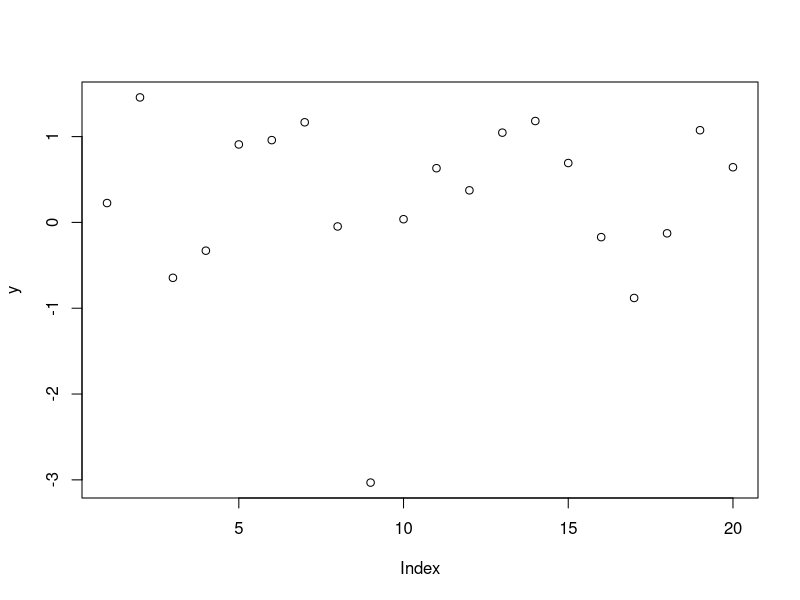
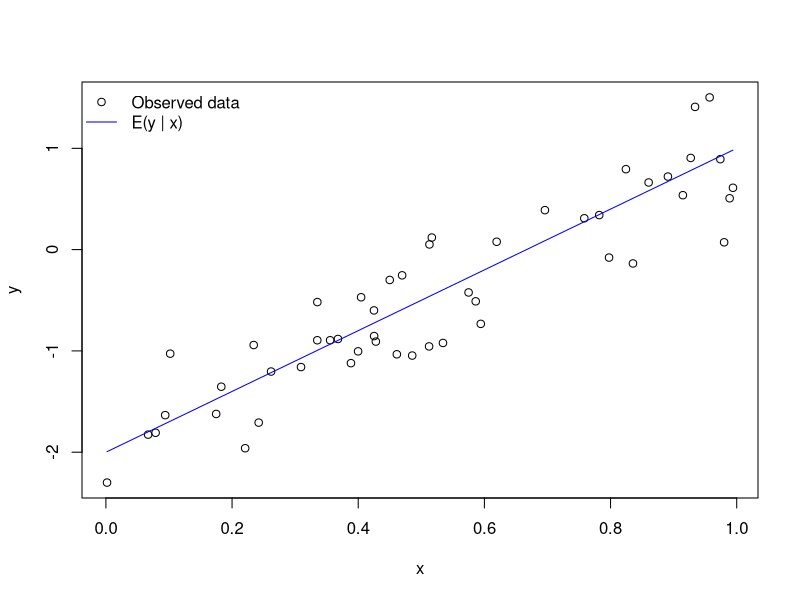
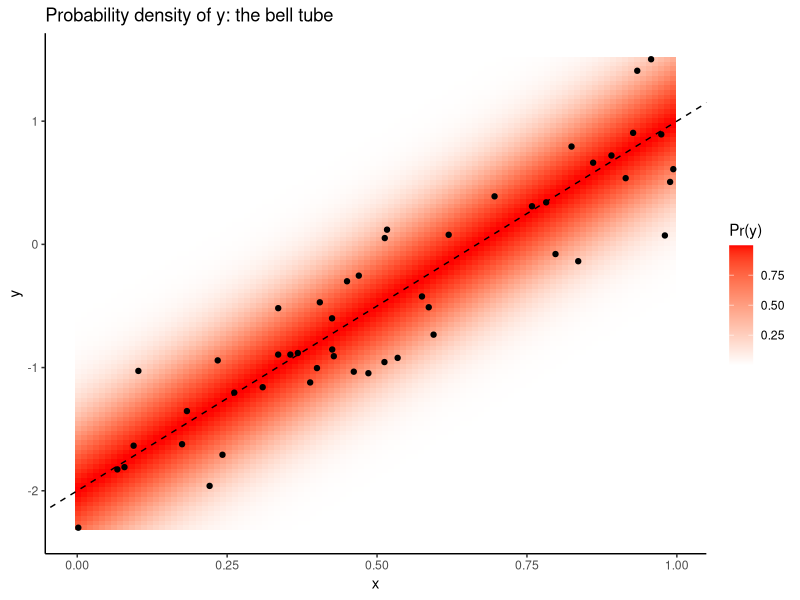
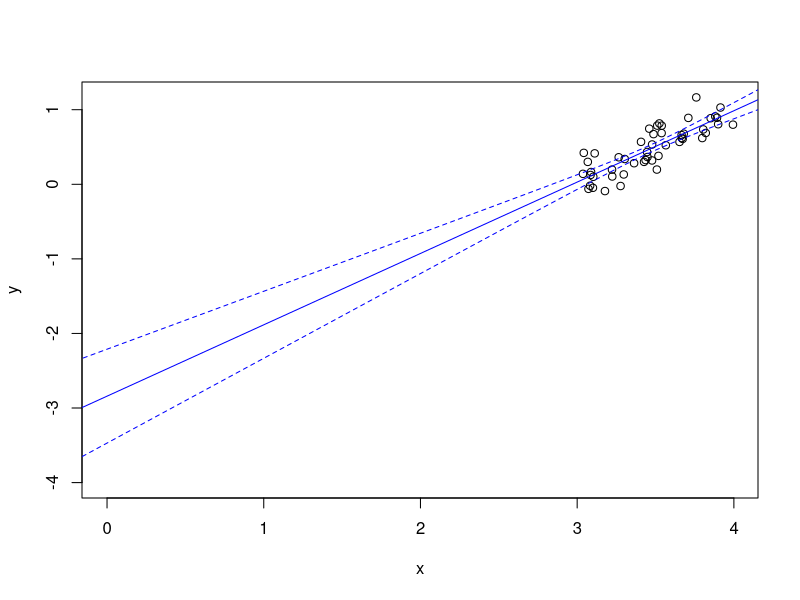
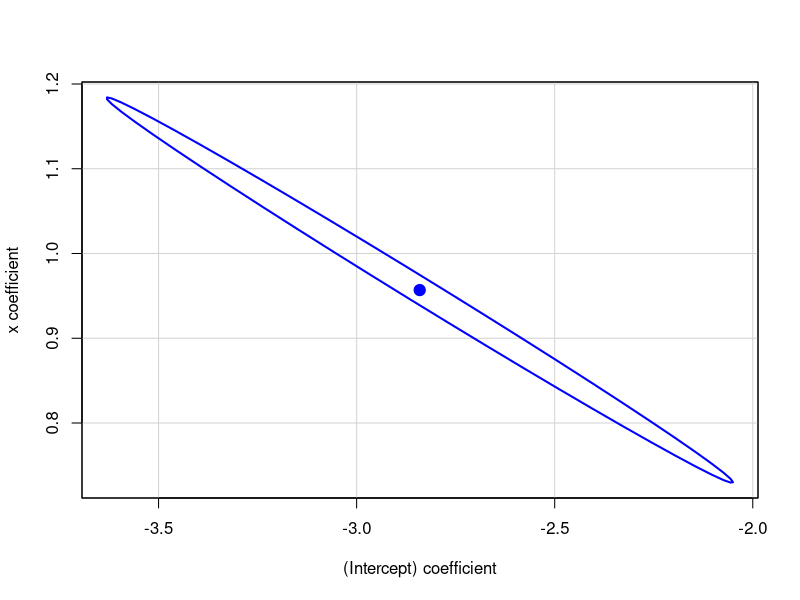
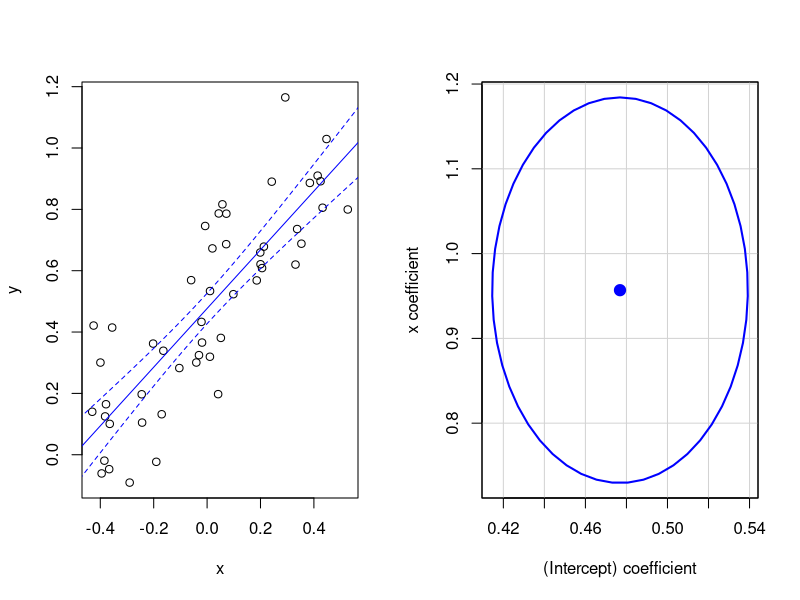
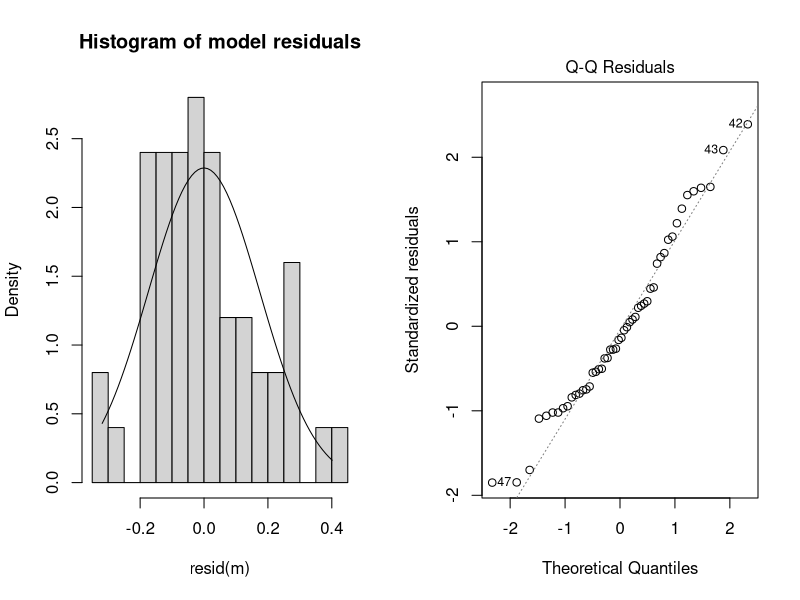
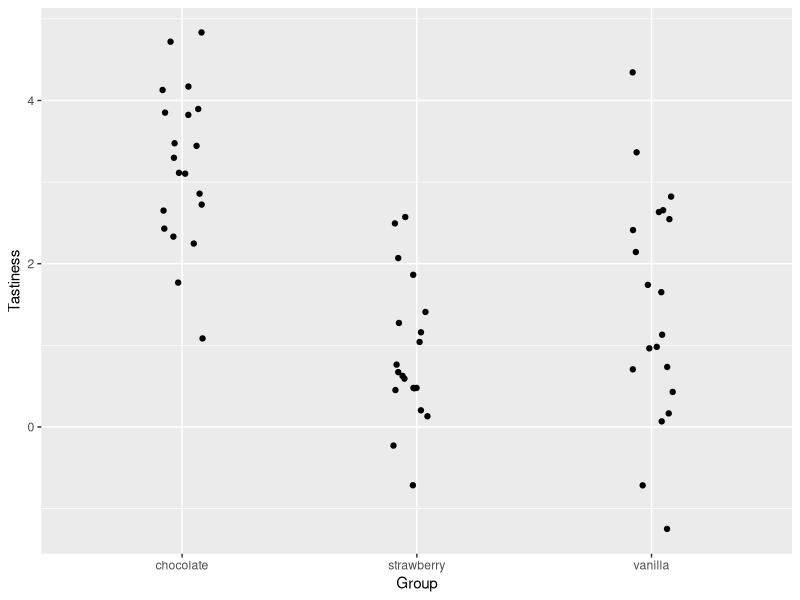

Write R code to recreate these figures, in order. (Note: this script raises an error after producing the figures.)
## ---- chunk 1
# simulating a sample of y values from a normal distribution
y <- rnorm(20)
plot(y)
## ---- chunk 2
# fitting a model of the mean with lm
m <- lm(y ~ 1)
summary(m)
## ---- chunk 3
# simulate and plot x and y values
n <- 50
x <- runif(n)
alpha <- -2
beta <- 3
sigma <- .4
y <- rnorm(n, mean = alpha + beta * x, sd = sigma)
plot(x, y)

# add known mean function 
lines(x = x, y = alpha + beta * x, col='blue')
legend('topleft', 
       pch = c(1, NA), lty = c(NA, 1), 
       col = c('black', 'blue'), 
       legend = c('Observed data', 'E(y | x)'), 
       bty = 'n')
## ---- chunk 4
# show the probability density of y as a function of x
lo <- 100
yv <- seq(min(y), max(y), length.out = lo)
xv <- seq(min(x), max(x), length.out = lo)
g <- expand.grid(x = xv, y = yv)
g$py <- dnorm(g$y, alpha + beta * g$x, sigma)

sample_d <- data.frame(x = x, y = y)

library(ggplot2)
ggplot(g, aes(x=x, y=y)) + 
  geom_tile(aes(fill=py)) + 
  geom_point(data=sample_d) + 
  scale_fill_gradient2(name = "Pr(y)", high='red') + 
  theme_classic() + 
  geom_abline(intercept=alpha, slope=beta, linetype='dashed') + 
  ggtitle('Probability density of y: the bell tube')
## ---- chunk 5
m <- lm(y ~ x)
summary(m)
## ---- chunk 6

x <- runif(n)
alpha <- 0
beta <- 1
sigma <- .2
y <- rnorm(n, mean = alpha + beta * x, sd = sigma)
x <- x + 3
plot(x, y, xlim=c(0, max(x)), ylim=c(-4, max(y)))
m <- lm(y ~ x)
abline(m, col='blue')
px <- seq(-1, max(x) + 1, length.out=100)
py <- predict(m, list(x=px), se.fit=TRUE, interval='confidence')
lines(px, py$fit[, 'lwr'], lty=2, col='blue')
lines(px, py$fit[, 'upr'], lty=2, col='blue')
## ---- chunk 7
confint(m)
## ---- chunk 8
library(car)
confidenceEllipse(m)
## ---- chunk 9
par(mfrow=c(1, 2))
x <- x - mean(x)
m <- lm(y ~ x)
plot(x, y)
abline(m, col='blue')
px <- seq(min(x) - 1, max(x) + 1, length.out=100)
py <- predict(m, list(x=px), se.fit=TRUE, interval='confidence')
lines(px, py$fit[, 'lwr'], lty=2, col='blue')
lines(px, py$fit[, 'upr'], lty=2, col='blue')
confidenceEllipse(m)
## ---- chunk 10
hist(resid(m), breaks = 20, freq = F, 
     main = 'Histogram of model residuals')
curve_x <- seq(min(resid(m)), max(resid(m)), .01)
lines(curve_x, dnorm(curve_x, 0, summary(m)$sigma))
## ---- chunk 11
plot(m, 2)
## ---- chunk 12
# simulate and visualize data
n <- 60
x <- rep(c("chocolate", "strawberry", "vanilla"), length.out = n)
x <- factor(x)
sigma <- 1
mu_y <- c(chocolate = 3.352, strawberry = .93, vanilla = 1.5)
y <- rnorm(n, mu_y[x], sigma)

library(ggplot2)
ggplot(data.frame(x, y), aes(x, y)) + 
  geom_jitter(position = position_jitter(width=.1)) + 
  xlab('Group') + 
  ylab('Tastiness')
## ---- chunk 13
m <- lm(y ~ x)
summary(m)
## ---- chunk 14
m <- lm(y ~ 0 + x)
summary(m)
## ---- chunk 15
confint(m)
## ---- chunk 16
par(mfrow=c(2, 2))
plot(m)
## ---- chunk 17
n <- 50
x1 <- rnorm(n)
x2 <- rnorm(n)
beta <- c(.5, 1, -1, 2)
sigma <- 1
X <- matrix(c(rep(1, n), x1, x2, x1 * x2), nrow=n)
mu_y <- X %*% beta
y <- rnorm(n, mu_y, sigma)
m <- lm(y ~ x1 * x2)
summary(m)
## ---- chunk 18
# visualizing the results in terms of the linear predictor
lo <- 40
x1seq <- seq(min(x1), max(x1), length.out = lo)
x2seq <- seq(min(x2), max(x2), length.out = lo)
g <- expand.grid(x1=x1seq, x2=x2seq)
g$e_y <- beta[1] + beta[2] * g$x1 + beta[3] * g$x2 + beta[4] * g$x1 * g$x2
ggplot(g, aes(x=x1, y=x2)) + 
  geom_tile(aes(fill=e_y)) + 
  stat_contour(aes(z=e_y), col='grey') + 
  scale_fill_gradient2() + 
  geom_point(data=data.frame(x1, x2))
## ---- chunk 19
library(effects)
plot(allEffects(m))
## ---- chunk 20
str(ToothGrowth)
ToothGrowth$dose <- factor(ToothGrowth$dose)
ggplot(ToothGrowth, aes(x=interaction(dose, supp), y=len)) + 
  geom_point()
## ---- chunk 21
library(dplyr)
ToothGrowth %>%
  group_by(dose, supp) %>%
  summarize(mean = mean(len), 
            sd = sd(len), 
            n = n())
## ---- chunk 22
m <- lm(len ~ dose * supp, data = ToothGrowth)
summary(m)
## ---- chunk 23
cbind(model.matrix(m), ToothGrowth)
## ---- chunk 24
anova(m)
## ---- chunk 25
m2 <- lm(len ~ dose + supp, data = ToothGrowth)
AIC(m, m2)
## ---- chunk 26
plot(allEffects(m))
## ---- chunk 27
# construct a new data frame for predictions
g <- expand.grid(supp = levels(ToothGrowth$supp), 
                 dose = levels(ToothGrowth$dose))
p <- predict(m, g, interval = 'confidence', type='response')
predictions <- cbind(g, data.frame(p))

ggplot(ToothGrowth, aes(x=interaction(dose, supp), y=len)) + 
  geom_segment(data=predictions, 
               aes(y=lwr, yend=upr, 
                   xend=interaction(dose, supp)), col='red') + 
  geom_point(data=predictions, aes(y=fit), color='red', size=2, shape=2) + 
  geom_jitter(position = position_jitter(width=.1), shape=1) + 
  ylab("Length")
## ---- chunk 28
x1 <- rnorm(n)
x2 <- factor(sample(c('A', 'B'), n, replace=TRUE))

# generate slopes and intercepts for the first and second groups
a <- rnorm(2)
b <- rnorm(2)
sigma <- .4

X <- matrix(c(ifelse(x2 == 'A', 1, 0), 
              ifelse(x2 == 'B', 1, 0), 
              ifelse(x2 == 'A', x1, 0), 
              ifelse(x2 == 'B', x1, 0)
            ), nrow=n)

mu_y <- X %*% c(a, b)
y <- rnorm(n, mu_y, sigma)
plot(x1, y, col=x2, pch=19)
legend('bottomright', col=1:2, legend=c('Group A', 'Group B'), pch=19)
## ---- chunk 29
m <- lm(y ~ x1 * x2)
summary(m)
## ---- chunk 30
plot(x1, y, col=x2, pch=19)
legend('topright', col=1:2, legend=c('Group A', 'Group B'), pch=19)
abline(coef(m)[1], coef(m)[2])
abline(coef(m)[1] + coef(m)[3], coef(m)[2] + coef(m)[4], col='red')
